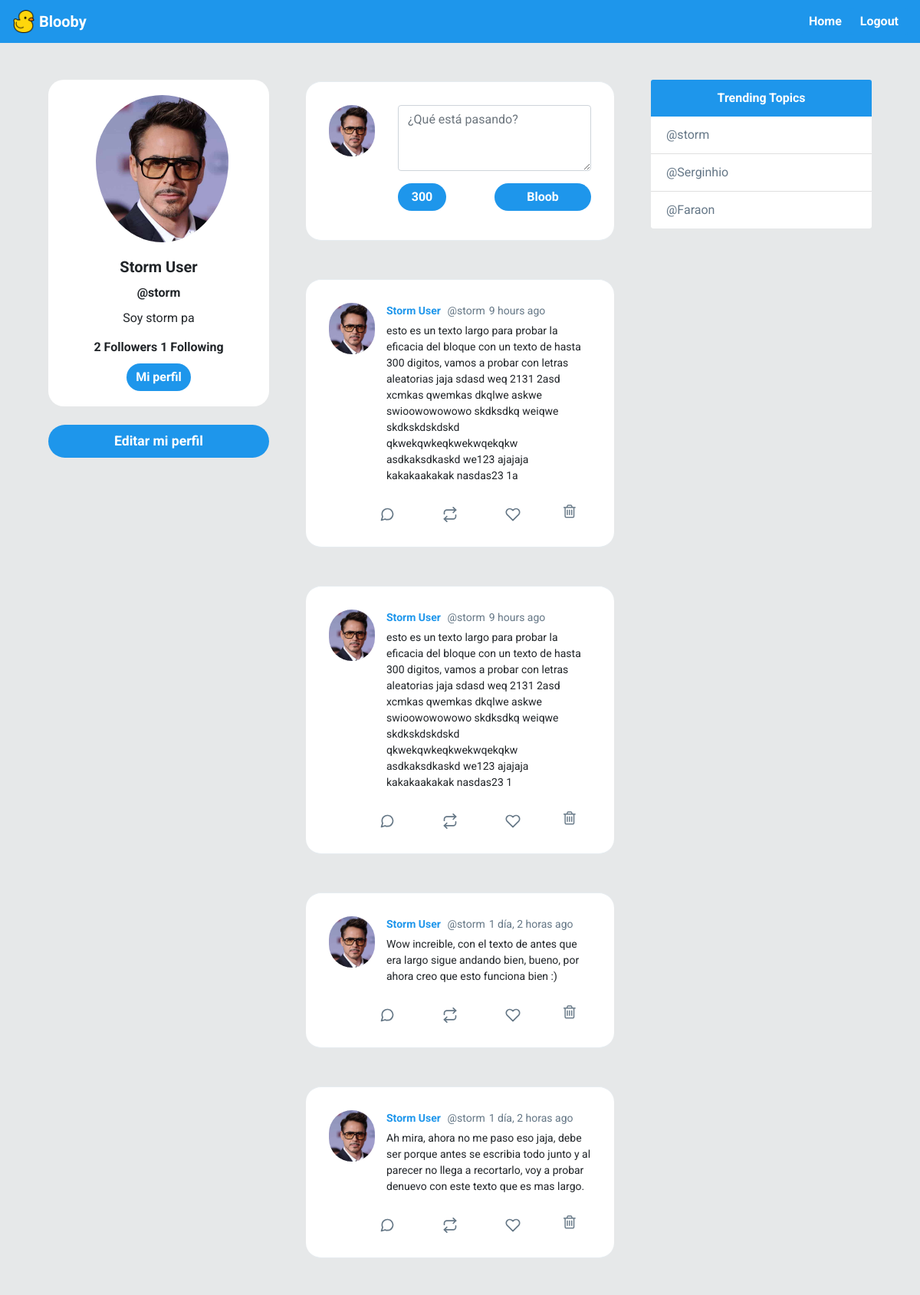
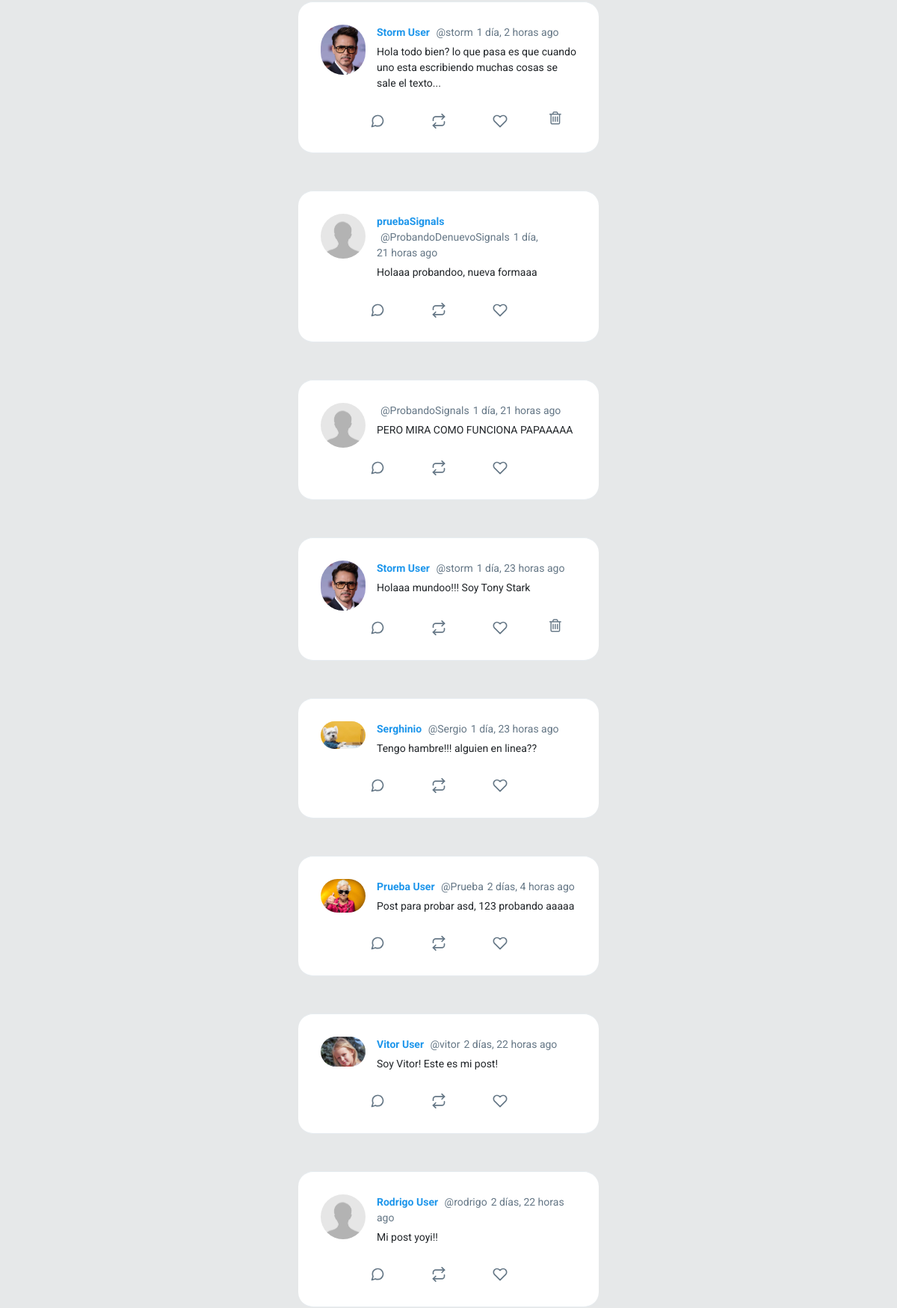
Screenshot of / (signed in, upper part) with the database file from the repository (2 pictures, top to bottom).
### Blooby/models.py (models this page shows, shortened)
class Profile(models.Model):
	user = models.OneToOneField(User, on_delete=models.CASCADE)
	bio = models.CharField(default='Hola, este es mi Blooby!!!', max_length=100)
	image = models.ImageField(default='default.png')
	def following(self):
		user_ids = Relationship.objects.filter(from_user=self.user)\
									.values_list('to_user_id', flat=True)
		return User.objects.filter(id__in=user_ids)
	def followers(self):
		user_ids = Relationship.objects.filter(to_user=self.user)\
									.values_list('from_user_id', flat=True)
		return User.objects.filter(id__in=user_ids)

class Post(models.Model):
	timestamp = models.DateTimeField(default=timezone.now)
	content = models.TextField(max_length=300)
	user = models.ForeignKey(User, on_delete=models.CASCADE, related_name='posts')
	liked = models.ManyToManyField(User, default=None, blank=True)
	class Meta:
		ordering = ['-timestamp']

### Blooby/views.py (the view)
# urls.py: path('', home, name='home'),
@login_required
def home(request):
	posts = Post.objects.all()
	if request.method == 'POST':
		form = PostForm(request.POST)
		if form.is_valid():
			post = form.save(commit=False)
			post.user = request.user
			post.save()
			return redirect('home')
	else:
		form = PostForm()
	context = {'posts':posts, 'form' : form }
	return render(request, 'Blooby/feed.html', context)

### Blooby/forms.py
class PostForm(forms.ModelForm):
	content = forms.CharField(widget=forms.Textarea(attrs={'class':'form-control w-100',
								'id':'contentsBox', 'rows':'3',
								'placeholder':'¿Qué está pasando?'}))
	class Meta:
		model = Post
		fields = ['content']

### Blooby/templates/Blooby/feed.html (shortened to what this page needs)
{% extends 'Blooby/_base.html' %}
{% load humanize %}
{% block content %}
{% load static %}
    <div id="main" class="container-fluid d-flex">
        <div class="sidebar m-5 d-none d-md-block">
            <div class="">
                <div class="card " style="width: 18rem; text-align:center;border-radius: 20px;">
                    <img class="card-img-top rounded-circle"
                        style="width:60%; position: relative;left: 62px;padding-top: 20px;"
                        src="{{ request.user.profile.image.url }}" alt="Card image cap">
                    <div class="card-body">
                        <h5 class="card-title font-weight-bold">{{ request.user.first_name }}</h5>
                        <h6 class="card-title font-weight-bold">@{{ request.user }}</h6>
                        <p class="card-text">{{ request.user.profile.bio }}</p>
                        <h6 class="card-title font-weight-bold">
                        {{ request.user.profile.followers.count }} Followers
                        {{ request.user.profile.following.count }} Following
                        </h6>
                        <a href="{% url 'profile' user %}" class="btn  text-white rounded-pill">Mi perfil</a>
                    </div>
                </div>
                <a href="{% url 'editar' %}" id="addATweetLeft" onclick="addTweet()" type="button"
                style="border-radius: 30px; font-size: 1.1rem; font-weight:bold;"
                class="btn btn-lg btn-block mt-4 text-white ">Editar mi perfil</a>
            </div>
        </div>
        <div class="content">
            <div id="inputTweetArea" class="tweet-wrap">
                <div class="d-flex">
                    <div class="col-xs">
                        <img src="{{ request.user.profile.image.url }}" alt="" class="avator">
                    </div>
                    <form class="col pr-0" method="post">
                        {{ form.content }}
                        <div class="container d-flex" style="padding: 1rem 0 0 0;">
                            <div id="leftBtn">
                                <div id="charBadge" class="badge badge-pill badge-primary ml-2"
                                    style="display: flex;align-items: center;width: 50%;justify-content: center;">
                                    <div id="charCountArea">300</div>
                                </div>
                            </div>
                            <div id="rightBtn">
                                <button class="btn rounded-pill"
                                    style="width: 100%;">Bloob</button>
                            </div>
                        </div>
                    </form>
                </div>
            </div>
            {% for post in posts %}
            <div id="tweetCards">
                <div class="tweet-wrap" style="border-radius:20px">
                    <div class="tweet-header">
                        <img src="{{ post.user.profile.image.url }}"
                            alt="" class="avator">
                        <div class="tweet-header-info">
                            <a href="{% url 'profile' post.user %}">
                            {{ post.user.first_name }}
                            </a>
                            <span>@{{ post.user }}</span><span>{{ post.timestamp|naturaltime }}
                            </span>
                            <p>{{ post.content }}</p>
                        </div>
                    </div>
                    <div class="tweet-info-counts">
                        <div class="comments">
                            <button style="background: white; border: none;">
                            </button>
                        </div>
                        <div class="retweets">
                            <button style="background: white; border: none;">
                        </button>
                        </div>
                        <div class="likes">
                            <button style="background: white; border: none;">
                            </button>
                        </div>
                        {% if request.user == post.user %}
                        <div class="trash">
                            <a href="{% url 'delete' post.id %}" style="background: white; border: none;">
                                <i class="fa fa-trash-o" style="color:#657786; font-size: 20px" aria-hidden="true"></i>
                            </a>
                        </div>
                        {% endif %}
                    </div>
                </div>
            </div>
            {% endfor %}
        </div>
        <div class="sidebar m-5 d-none d-xl-block">
            <div class="card" style="width: 18rem;">
                <div class="card-header">
                    Trending Topics
                </div>
                <ul class="list-group list-group-flush">
                    <li class="list-group-item"><a href="#" style="text-decoration: none;color: #657787;">@storm</a></li>
                    <li class="list-group-item"><a href="#" style="text-decoration: none;color: #657787;">@Serginhio</a></li>
                    <li class="list-group-item"><a href="#" style="text-decoration: none;color: #657787;">@Faraon</a></li>
                </ul>
            </div>
        </div>
    </div>
{% endblock content %}

### Blooby/static/css/style.css (style rules this page uses)
body { background: #E6E8E9; ; font-family: 'Asap', sans-serif; font-family: 'Roboto', sans-serif; }
img { max-width: 100%; }
.avator { border-radius: 100px; width: 60px; margin-right: 15px; }
.card { border: none; }
.card-header { background-color: #1E96EB ; color: white; text-align: center; font-weight: bold; border: none; }
#main { justify-content: center; }
#inputTweetArea { border-radius: 20px; }
#leftBtn { width: 50%; text-align: left; padding: 0; }
#rightBtn { width: 50%; text-align: right; padding: 0; }
.tweet-wrap { max-width: 490px; background: #fff; margin: 0 auto; margin-top: 50px; border-radius: 3px; padding: 30px; border-bottom: 1px solid #e6ecf0; border-top: 1px solid #e6ecf0; }
.tweet-header { display: flex; align-items: flex-start; font-size: 14px; }
.tweet-header-info { font-weight: bold; }
.tweet-header-info span { color: #657786; font-weight: normal; margin-left: 5px; }
.tweet-header-info p { font-weight: normal; margin-top: 5px; }
.tweet-info-counts { display: flex; margin-left: 60px; margin-top: 10px; }
.tweet-info-counts div { display: flex; margin-right: 20px; }
.tweet-info-counts div svg { color: #657786; margin-right: 10px; }
.btn { background-color: #1E96EB ; border-style: none; font-weight: bold; color: white; }
#charBadge { background-color: #1E96EB ; position: relative; left: -8px; font-size: 1rem; height: 100%; }
a:link { color: #1E96EB ; text-decoration: none; }

### rows the page displays
Post: user.profile.image (picture), user.first_name "Storm User", user "storm", timestamp "9 hours ago", content "esto es un texto largo para probar la eficacia del bloque con un texto de hasta 300 digitos, vamos a probar con letras aleatorias jaja sdasd weq 2131 2asd xcmkas qwemkas dkqlwe askwe swioowowowowo skdksdkq weiqwe skdkskdskdskd qkwekqwkeqkwekwqekqkw asdkaksdkaskd we123 ajajaja kakakaakakak nasdas23 1a"
Post: user.profile.image (picture), user.first_name "Storm User", user "storm", timestamp "9 hours ago", content "esto es un texto largo para probar la eficacia del bloque con un texto de hasta 300 digitos, vamos a probar con letras aleatorias jaja sdasd weq 2131 2asd xcmkas qwemkas dkqlwe askwe swioowowowowo skdksdkq weiqwe skdkskdskdskd qkwekqwkeqkwekwqekqkw asdkaksdkaskd we123 ajajaja kakakaakakak nasdas23 1"
Post: user.profile.image (picture), user.first_name "Storm User", user "storm", timestamp "1 día, 2 horas ago", content "Wow increible, con el texto de antes que era largo sigue andando bien, bueno, por ahora creo que esto funciona bien :)"
Post: user.profile.image (picture), user.first_name "Storm User", user "storm", timestamp "1 día, 2 horas ago", content "Ah mira, ahora no me paso eso jaja, debe ser porque antes se escribia todo junto y al parecer no llega a recortarlo, voy a probar denuevo con este texto que es mas largo."
Post: user.profile.image (picture), user.first_name "Storm User", user "storm", timestamp "1 día, 2 horas ago", content "Hola todo bien? lo que pasa es que cuando uno esta escribiendo muchas cosas se sale el texto..."
Post: user.profile.image (placeholder picture), user.first_name "pruebaSignals", user "ProbandoDenuevoSignals", timestamp "1 día, 21 horas ago", content "Holaaa probandoo, nueva formaaa"
Post: user.profile.image (placeholder picture), user "ProbandoSignals", timestamp "1 día, 21 horas ago", content "PERO MIRA COMO FUNCIONA PAPAAAAA"
Post: user.profile.image (picture), user.first_name "Storm User", user "storm", timestamp "1 día, 23 horas ago", content "Holaaa mundoo!!! Soy Tony Stark"
Post: user.profile.image (picture), user.first_name "Serghinio", user "Sergio", timestamp "1 día, 23 horas ago", content "Tengo hambre!!! alguien en linea??"
Post: user.profile.image (picture), user.first_name "Prueba User", user "Prueba", timestamp "2 días, 4 horas ago", content "Post para probar asd, 123 probando aaaaa"
Post: user.profile.image (picture), user.first_name "Vitor User", user "vitor", timestamp "2 días, 22 horas ago", content "Soy Vitor! Este es mi post!"
Post: user.profile.image (placeholder picture), user.first_name "Rodrigo User", user "rodrigo", timestamp "2 días, 22 horas ago", content "Mi post yoyi!!"

### other values shown
{{ request.user.first_name }} "Storm User"
{{ request.user }} "storm"
{{ request.user.profile.bio }} "Soy storm pa"
{{ request.user.profile.followers.count }} "2"
{{ request.user.profile.following.count }} "1"
